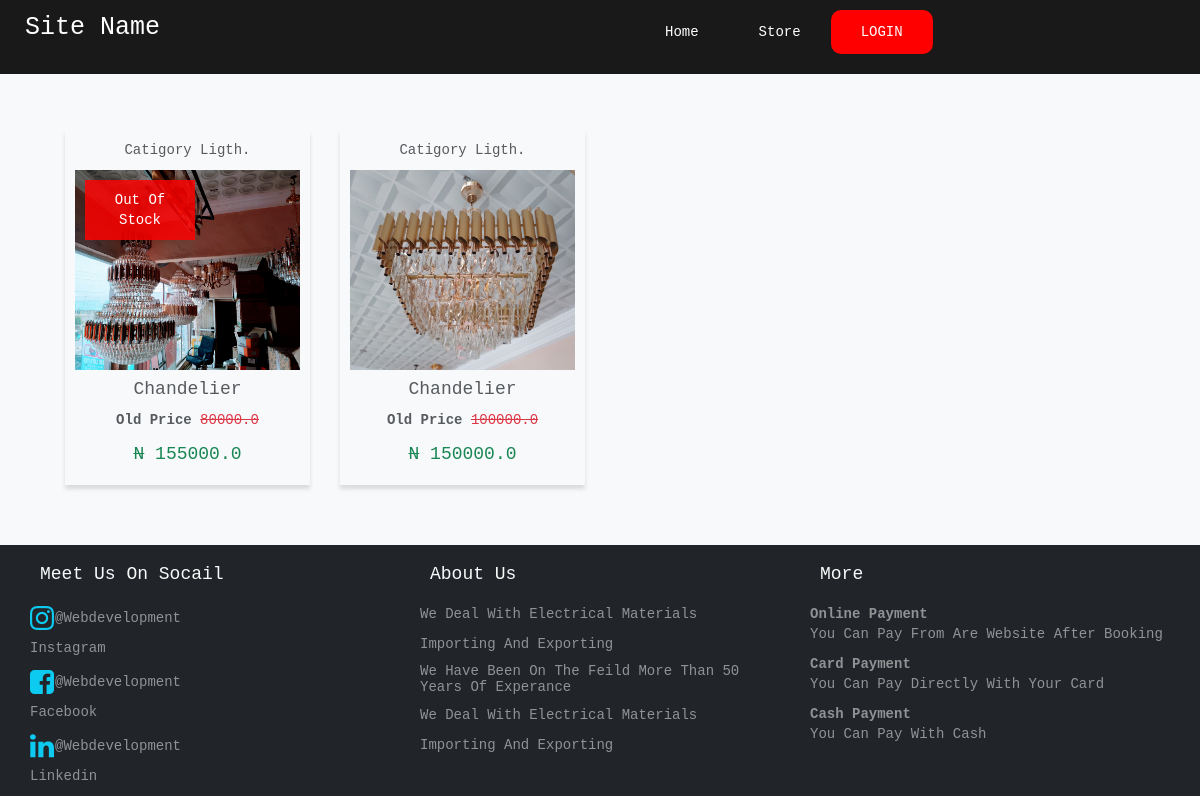
/store/, run on the app's committed database.
### App/models.py (models this page shows, shortened)
class Items(models.Model):
    item_name = models.CharField(max_length=100)
    out_number = models.CharField(max_length=100)
    catigory = models.CharField(max_length=100, null=True)
    price = models.FloatField(default=0.0)
    old_price = models.FloatField(default=0.0)
    color = models.CharField(max_length=100, null=True)
    picture = models.ImageField(upload_to='picture')
    total_quantity = models.PositiveIntegerField(default=0)
    available = models.BooleanField(default=True)
    add_to_store = models.BooleanField(default=True)

### App/views.py (the view)
# urls.py: path('store/', views.Store, name='store'),
def Store(request):
    store = Items.objects.all().order_by('-id')
    item = Items.objects.all().order_by('-id')
    cart = Carts.objects.all().order_by('-id')
    context = {
        'store':store,
        'item':item,
        'cart':cart,
    }
    return render(request, 'store.html', context)

### template/store.html
{% extends 'links.html' %}
{% load static %}
{% block content %}
<body>
    <div>
        {% if request.user.is_authenticated %}
        {% include 'base3.html' %}
        {% else %}
        {% include 'base1.html' %}
        {% endif %}
        <div class="col-md-12 store bg-light bg-gradiend">
            {% if item %}
            {% for item in item %}
            <div class="col-md-3">
                <div class="item bg-light bg-gradiend">
                    <a href="{% url 'item' item.id %}">
                        <div>
                            <div class="text-capitalize">
                                <p class="text-muted text-center">catigory {{item.catigory}}.</p>
                            </div>
                            <div>
                                {% if item.available %}
                                {% else %}
                                <div class="p-3 text-capitalize stock">
                                    out of stock
                                </div>
                                {% endif %}
                                <img src="{{item.picture.url}}" alt="">
                            </div>
                            <div class="text-capitalize text-center">
                                <h4 class="text-capitalize text-muted">{{item.item_name}}</h4>
                                <label for="" class="text-muted">old price</label>
                                <span class="text-danger text-capitalize">{{item.old_price}}</span>
                                <h4 class="text-success text-capitalize">
                                    <span style="text-decoration: line-through;">N</span> {{item.price}}
                                </h4>
                            </div>
                        </div>
                    </a>
                </div>
            </div>
            {% endfor %}
            {% endif %}
        </div>
        <div class="footer col-md-12 bg-dark">
            <div class="col-md-4">
                <h4 class="text-light p-3">
                    Meet Us On Socail
                </h4>
                <div>
                    <a href="">
                        <i class="fa fa-instagram text-info fa-2x"></i>
                        <p class="text-white-50 text-capitalize" style="margin-top: -26px;margin-left: 25px;">
                        @webdevelopment
                        </p>
                        <p class="text-capitalize text-white-50">
                        instagram
                        </p>
                    </a>
                </div>
                <div>
                    <a href="">
                        <i class="fa fa-facebook-square text-info fa-2x"></i>
                        <p class="text-white-50 text-capitalize" style="margin-top: -26px;margin-left: 25px;">
                        @webdevelopment
                        </p>
                        <p class="text-capitalize text-white-50">
                        facebook
                        </p>
                    </a>
                </div>
                <div>
                    <a href="">
                        <i class="fa fa-linkedin text-info fa-2x"></i>
                        <p class="text-white-50 text-capitalize" style="margin-top: -26px;margin-left: 25px;">
                        @webdevelopment
                        </p>
                        <p class="text-capitalize text-white-50">
                        linkedin
                        </p>
                    </a>
                </div>
            </div>
            <div class="col-md-4">
                <h4 class="text-light p-3">
                    About Us
                </h4>
                <div>
                    <p class="text-white-50 text-capitalize">
                        We Deal With Electrical Materials
                    </p>
                    <p class="text-white-50 text-capitalize">
                        Importing and Exporting
                    </p>
                    <h5 class="text-white-50 text-capitalize">
                        We have been on the feild more than 50 years of experance
                    </h5>
                    <p class="text-white-50 text-capitalize">
                        We Deal With Electrical Materials
                    </p>
                    <p class="text-white-50 text-capitalize">
                        Importing and Exporting
                    </p>
                </div>
            </div>
            <div class="col-md-4">
                <h4 class="text-light p-3">
                    More
                </h4>
                <div>
                    <p class="text-white-50 text-capitalize">
                        <b>Online Payment</b><br>
                        you can pay from are website after booking
                    </p>
                    <p class="text-white-50 text-capitalize">
                        <b>card Payment</b><br>
                        you can pay directly with your card
                    </p>
                    <p class="text-white-50 text-capitalize">
                        <b>Cash Payment</b><br>
                        you can pay with cash
                    </p>
                </div>
            </div>
        </div>
    </div>
</body>
{% endblock %}

### static/css.css (style rules this page uses)
* { margin: 0; padding: 0; box-sizing: border-box; font-family: 'Courier New', Courier, monospace; }
.footer { width: 100%; bottom: 0; }
.store { padding: 50px; margin-top: 70px; background: white; }
.item { padding: 10px; box-shadow: 0px 4px 4px rgb(219, 219, 219); margin: 10px 0px; }
.item a { text-decoration: none; }
.item img { width: 100%; height: 200px; }
.item .stock { width: 40%; position: absolute; margin: 10px; background-color: rgba(255, 0, 0, 0.836); text-align: center; color: white; }
.item p { font-weight: lighter; }
.item span { font-weight: lighter; text-decoration: line-through; }

### data on the page
Items: catigory "Ligth", available "Out Of Stock", picture (picture), item_name "Chandelier", old_price "80000.0", price "155000.0"
Items: catigory "Ligth", picture (picture), item_name "Chandelier", old_price "100000.0", price "150000.0"
